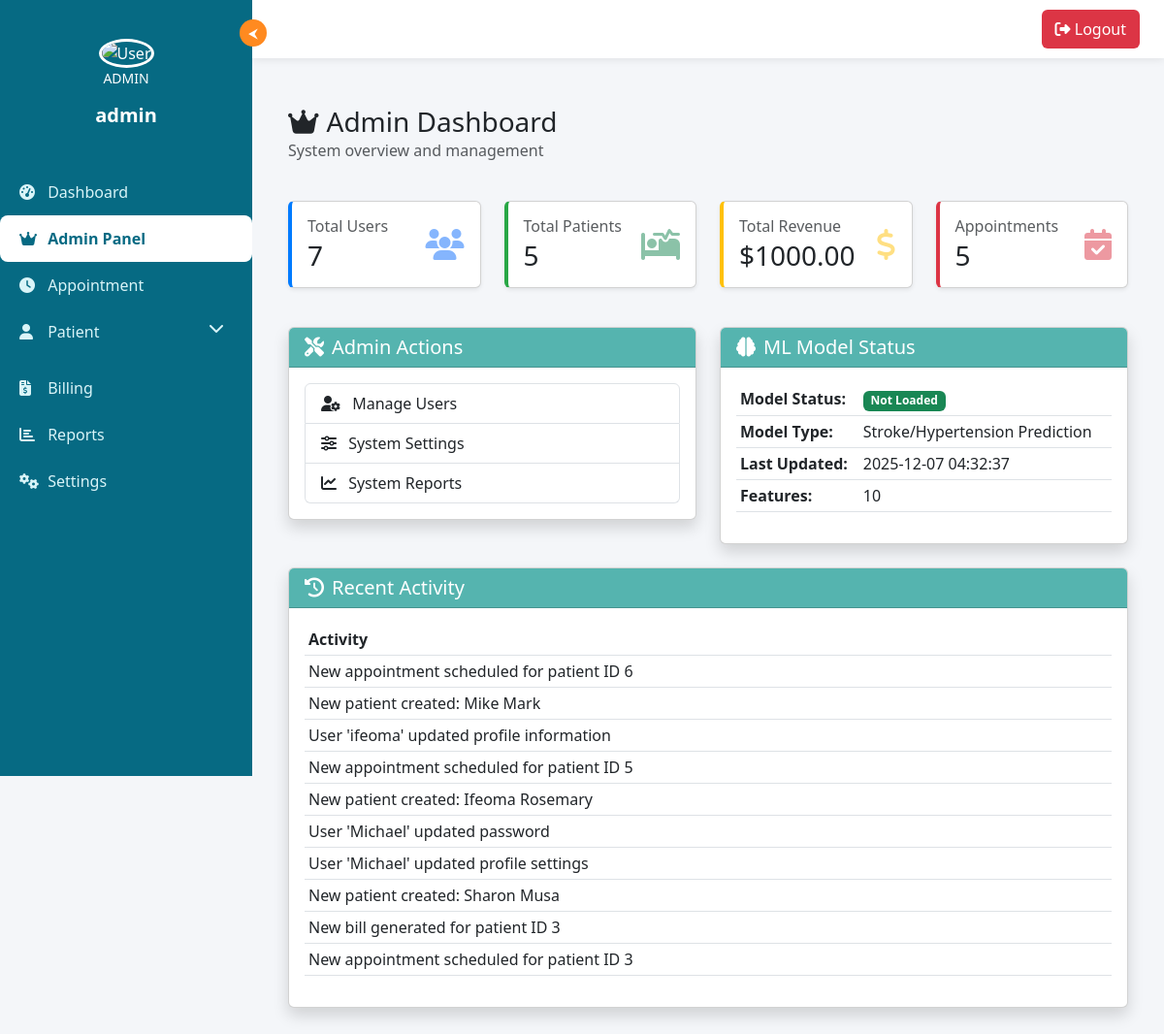
Page /admin (signed in) on the committed database.
### tables this page shows
CREATE TABLE recent_activity (
            id INTEGER PRIMARY KEY AUTOINCREMENT,
            message TEXT NOT NULL,
            created_at TIMESTAMP DEFAULT CURRENT_TIMESTAMP
        );

### templates/app.py (the view)
@app.route('/admin')
@admin_required
def admin_dashboard():
    conn = get_db()
    total_users = conn.execute("SELECT COUNT(*) FROM users").fetchone()[0]
    total_patients = conn.execute("SELECT COUNT(*) FROM patients").fetchone()[0]
    total_appointments = conn.execute("SELECT COUNT(*) FROM appointments").fetchone()[0]
    total_revenue = conn.execute("SELECT COALESCE(SUM(amount), 0) FROM billing WHERE status='Paid'").fetchone()[0]
    try:
        recent_activities = conn.execute("""
            SELECT * FROM recent_activity ORDER BY ROWID DESC LIMIT 10
        """).fetchall()
    except:
        recent_activities = []
    model_stats = get_model_stats()
    conn.close()
    return render_template(
        'admin.html',
        total_users=total_users,
        total_patients=total_patients,
        total_appointments=total_appointments,
        total_revenue=total_revenue,
        recent_activities=recent_activities,
        model_stats=model_stats
    )

### templates/app.py (called while the page is built)
def get_db():
    conn = sqlite3.connect('hospital.db')
    conn.row_factory = sqlite3.Row
    return conn

def admin_required(f):
    @wraps(f)
    def wrapper(*args, **kwargs):
        if 'user_id' not in session:
            flash("Please log in first.", "danger")
            return redirect(url_for("login"))
        conn = get_db()
        user = conn.execute("SELECT role FROM users WHERE id = ?", (session['user_id'],)).fetchone()
        conn.close()
        if user and user['role'] == 'admin':
            return f(*args, **kwargs)
        else:
            flash("Admin access required.", "danger")
            return redirect(url_for("dashboard"))
    return wrapper

### templates/models.py (called while the page is built)
def get_model_stats():
    return {
        'model_status': 'Ready' if stroke_predictor.model else 'Not Loaded',
        'last_trained': datetime.now().strftime("%Y-%m-%d %H:%M:%S"),
        'model_type': 'Stroke/Hypertension Prediction',
        'features': 10
    }

### templates/templates/admin.html (shortened to what this page needs)
{% extends "base.html" %}
{% block content %}
<div class="container-fluid py-4">
    <div class="row mb-4">
        <div class="col-12">
            <h1 class="h3 mb-0"><i class="fas fa-crown me-2"></i>Admin Dashboard</h1>
            <p class="text-muted">System overview and management</p>
        </div>
    </div>
    <div class="row mb-4">
        <div class="col-md-3 mb-3">
            <div class="card shadow-sm border-left-primary">
                <div class="card-body">
                    <div class="d-flex justify-content-between align-items-center">
                        <div>
                            <h6 class="text-muted mb-1">Total Users</h6>
                            <h3 class="mb-0">{{ total_users }}</h3>
                        </div>
                        <i class="fas fa-users fa-2x text-primary opacity-50"></i>
                    </div>
                </div>
            </div>
        </div>
        <div class="col-md-3 mb-3">
            <div class="card shadow-sm border-left-success">
                <div class="card-body">
                    <div class="d-flex justify-content-between align-items-center">
                        <div>
                            <h6 class="text-muted mb-1">Total Patients</h6>
                            <h3 class="mb-0">{{ total_patients }}</h3>
                        </div>
                        <i class="fas fa-procedures fa-2x text-success opacity-50"></i>
                    </div>
                </div>
            </div>
        </div>
        <div class="col-md-3 mb-3">
            <div class="card shadow-sm border-left-warning">
                <div class="card-body">
                    <div class="d-flex justify-content-between align-items-center">
                        <div>
                            <h6 class="text-muted mb-1">Total Revenue</h6>
                            <h3 class="mb-0">${{ "%.2f"|format(total_revenue) }}</h3>
                        </div>
                        <i class="fas fa-dollar-sign fa-2x text-warning opacity-50"></i>
                    </div>
                </div>
            </div>
        </div>
        <div class="col-md-3 mb-3">
            <div class="card shadow-sm border-left-danger">
                <div class="card-body">
                    <div class="d-flex justify-content-between align-items-center">
                        <div>
                            <h6 class="text-muted mb-1">Appointments</h6>
                            <h3 class="mb-0">{{ total_appointments }}</h3>
                        </div>
                        <i class="fas fa-calendar-check fa-2x text-danger opacity-50"></i>
                    </div>
                </div>
            </div>
        </div>
    </div>
    <div class="row mb-4">
        <div class="col-lg-6">
            <div class="card shadow">
                <div class="card-header text-white" style="background-color: #55B4AF;">
                    <h5 class="card-title mb-0"><i class="fas fa-tools me-2"></i>Admin Actions</h5>
                </div>
                <div class="card-body">
                    <div class="list-group">
                        <a href="{{ url_for('admin_users') }}" class="list-group-item list-group-item-action">
                            <i class="fas fa-user-cog me-2"></i> Manage Users
                        </a>
                        <a href="{{ url_for('admin_settings') }}" class="list-group-item list-group-item-action">
                            <i class="fas fa-sliders-h me-2"></i> System Settings
                        </a>
                        <a href="{{ url_for('admin_reports') }}" class="list-group-item list-group-item-action">
                            <i class="fas fa-chart-line me-2"></i> System Reports
                        </a>
                    </div>
                </div>
            </div>
        </div>
        <div class="col-lg-6">
            <div class="card shadow">
                <div class="card-header text-white" style="background-color: #55B4AF;">
                    <h5 class="card-title mb-0"><i class="fas fa-brain me-2"></i>ML Model Status</h5>
                </div>
                <div class="card-body">
                    <table class="table table-sm">
                        <tr>
                            <td><strong>Model Status:</strong></td>
                            <td><span class="badge bg-success">{{ model_stats.model_status }}</span></td>
                        </tr>
                        <tr>
                            <td><strong>Model Type:</strong></td>
                            <td>{{ model_stats.model_type }}</td>
                        </tr>
                        <tr>
                            <td><strong>Last Updated:</strong></td>
                            <td>{{ model_stats.last_trained }}</td>
                        </tr>
                        <tr>
                            <td><strong>Features:</strong></td>
                            <td>{{ model_stats.features }}</td>
                        </tr>
                    </table>
                </div>
            </div>
        </div>
    </div>
    <div class="row">
        <div class="col-12">
            <div class="card shadow">
                <div class="card-header text-white" style="background-color: #55B4AF;">
                    <h5 class="card-title mb-0"><i class="fas fa-history me-2"></i>Recent Activity</h5>
                </div>
                <div class="card-body">
                    <div class="table-responsive">
                        <table class="table table-hover table-sm">
                            <thead>
                                <tr>
                                    <th>Activity</th>
                                </tr>
                            </thead>
                            <tbody>
                                {% for activity in recent_activities %}
                                <tr>
                                    <td>{{ activity.message if activity.message else activity[0] if activity else 'Activity' }}</td>
                                </tr>
                                {% else %}
                                <tr>
                                    <td class="text-center text-muted">No recent activity</td>
                                </tr>
                                {% endfor %}
                            </tbody>
                        </table>
                    </div>
                </div>
            </div>
        </div>
    </div>
</div>
{% endblock %}

### templates/templates/base.html (style rules this page uses)
body { margin: 0; font-family: 'Segoe UI', Tahoma, Geneva, Verdana, sans-serif; overflow-x: hidden; background: #f4f6f9; }

### templates/templates/admin.html (style rules this page uses)
.border-left-primary { border-left: 4px solid #007bff !important; }
.border-left-success { border-left: 4px solid #28a745 !important; }
.border-left-warning { border-left: 4px solid #ffc107 !important; }
.border-left-danger { border-left: 4px solid #dc3545 !important; }

### rows in the picture
recent_activity: message "New appointment scheduled for patient ID 6"
recent_activity: message "New patient created: Mike Mark"
recent_activity: message "User 'ifeoma' updated profile information"
recent_activity: message "New appointment scheduled for patient ID 5"
recent_activity: message "New patient created: Ifeoma Rosemary"
recent_activity: message "User 'Michael' updated password"
recent_activity: message "User 'Michael' updated profile settings"
recent_activity: message "New patient created: Sharon Musa"
recent_activity: message "New bill generated for patient ID 3"
recent_activity: message "New appointment scheduled for patient ID 3"

### other values in the picture
{{ session.role|upper if session.role else 'USER' }} "ADMIN"
{{ session.username }} "admin"
{{ total_users }} "7"
{{ total_patients }} "5"
{{ "%.2f"|format(total_revenue) }} "1000.00"
{{ total_appointments }} "5"
{{ model_stats.model_status }} "Not Loaded"
{{ model_stats.model_type }} "Stroke/Hypertension Prediction"
{{ model_stats.last_trained }} "2025-12-07 04:32:37"
{{ model_stats.features }} "10"
